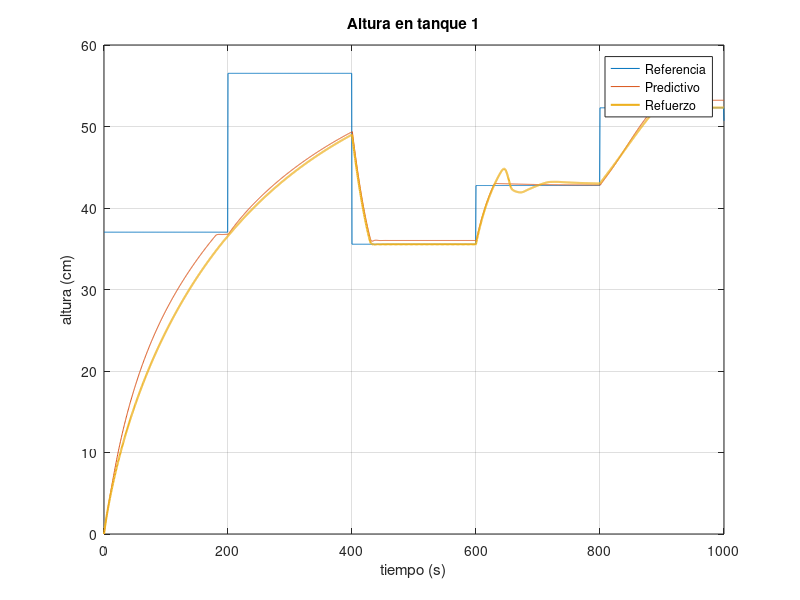
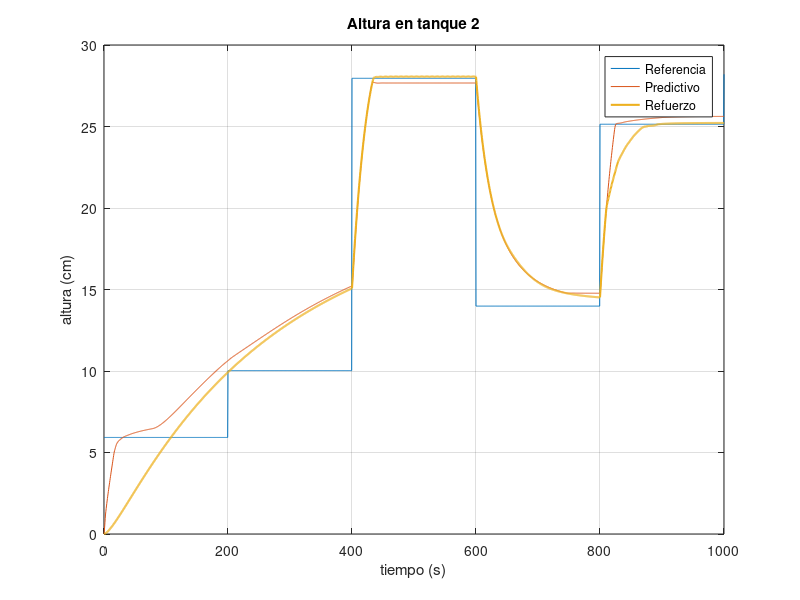
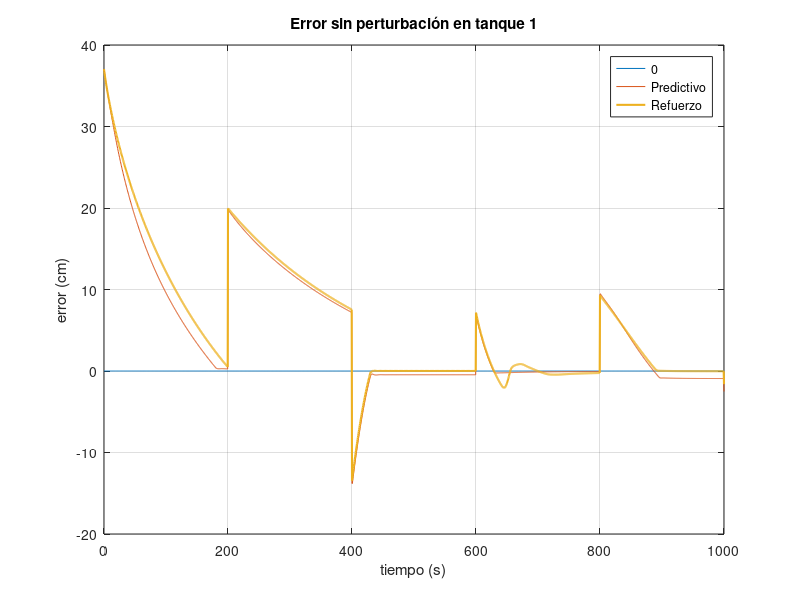
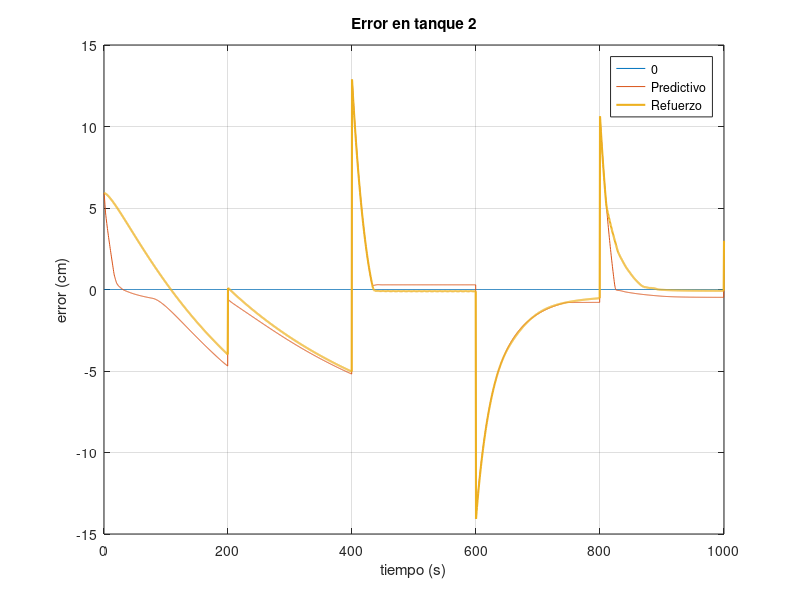

Reproduce these figures in MATLAB, in order.

clear all;

% Alturas
altura_predictive = load("altura_predictive.mat", "altura");
altura_predictive = altura_predictive.("altura");

altura_rl = load("altura_rl.mat", "altura");
altura_rl = altura_rl.("altura");

figure(1)
plot(altura_predictive(1,:), altura_predictive(2,:)*100, altura_predictive(1,:), altura_predictive(4,:)*100, ...
    altura_rl(1,:), altura_rl(4,:)*100, 'linewidth', 1.5);
grid on;
xlabel('tiempo (s)');
ylabel('altura (cm)');
legend('Referencia', 'Predictivo', 'Refuerzo');
title('Altura en tanque 1');

figure(2)
plot(altura_predictive(1,:), altura_predictive(3,:)*100, altura_predictive(1,:), altura_predictive(6,:)*100, ...
    altura_rl(1,:), altura_rl(6,:)*100, 'linewidth', 1.5);
grid on;
xlabel('tiempo (s)');
ylabel('altura (cm)');
legend('Referencia', 'Predictivo', 'Refuerzo');
title('Altura en tanque 2');

% Errores

error_predictive = load("error_predictive.mat", "error");
error_predictive = error_predictive.("error");

error_rl = load("error_rl.mat", "error");
error_rl = error_rl.("error");

figure(3)
plot(error_predictive(1,:), zeros(size(error_predictive(1,:))), error_predictive(1,:), error_predictive(2,:)*100, ...
    error_rl(1,:), error_rl(2,:)*100, 'linewidth', 1.5);
grid on;
xlabel('tiempo (s)');
ylabel('error (cm)');
legend('0', 'Predictivo', 'Refuerzo');
title('Error sin perturbación en tanque 1');

figure(4)
plot(error_predictive(1,:), zeros(size(error_predictive(1,:))), error_predictive(1,:), error_predictive(3,:)*100, ...
    error_rl(1,:), error_rl(3,:)*100, 'linewidth', 1.5);
grid on;
xlabel('tiempo (s)');
ylabel('error (cm)');
legend('0', 'Predictivo', 'Refuerzo');
title('Error en tanque 2');

% Flujos
flujo_predictive = load("flujo_predictive.mat", "flujo");
flujo_predictive = flujo_predictive.("flujo");

flujo_rl = load("flujo_rl.mat", "flujo");
flujo_rl = flujo_rl.("flujo");

figure(5)
plot(flujo_predictive(1,:), flujo_predictive(2,:)*1000, flujo_rl(1,:), flujo_rl(2,:)*1000, 'linewidth', 1.5);
grid on;
xlabel('tiempo (s)');
ylabel('flujo (mL/s)');
legend('Predictivo', 'Refuerzo');
title('Flujo en bomba 1');

figure(6)
plot(flujo_predictive(1,:), flujo_predictive(3,:)*1000, flujo_rl(1,:), flujo_rl(3,:)*1000, 'linewidth', 1.5);
grid on;
xlabel('tiempo (s)');
ylabel('flujo (mL/s)');
legend('Predictivo', 'Refuerzo');
title('Flujo en bomba 2');
